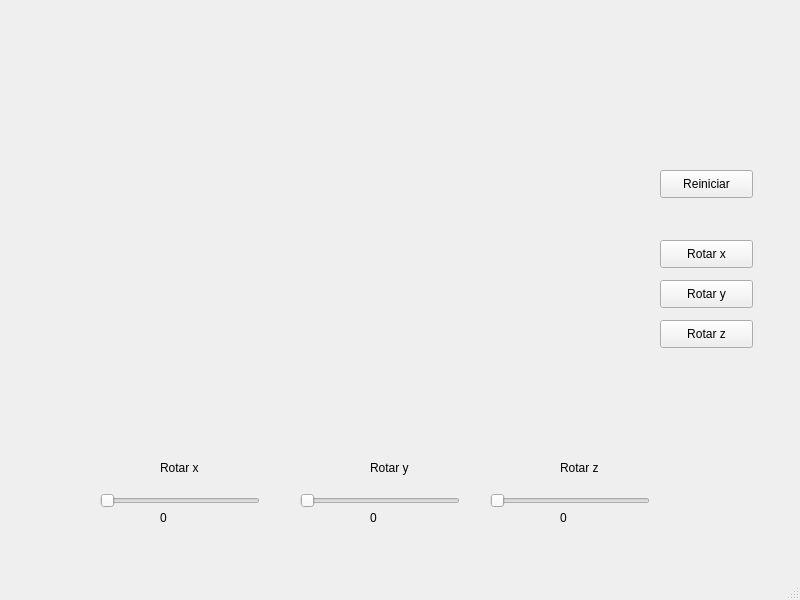
<?xml version="1.0" encoding="UTF-8"?>
<ui version="4.0">
 <class>mainWindow</class>
 <widget class="QMainWindow" name="mainWindow">
  <property name="geometry">
   <rect>
    <x>0</x>
    <y>0</y>
    <width>800</width>
    <height>600</height>
   </rect>
  </property>
  <property name="windowTitle">
   <string>Procesamiento</string>
  </property>
  <widget class="QWidget" name="centralwidget">
   <widget class="QWidget" name="verticalLayoutWidget">
    <property name="geometry">
     <rect>
      <x>180</x>
      <y>30</y>
      <width>411</width>
      <height>411</height>
     </rect>
    </property>
    <layout class="QVBoxLayout" name="OpenGLLayout"/>
   </widget>
   <widget class="QSlider" name="rotarx">
    <property name="geometry">
     <rect>
      <x>100</x>
      <y>490</y>
      <width>160</width>
      <height>22</height>
     </rect>
    </property>
    <property name="maximum">
     <number>360</number>
    </property>
    <property name="orientation">
     <enum>Qt::Horizontal</enum>
    </property>
   </widget>
   <widget class="QSlider" name="rotary">
    <property name="geometry">
     <rect>
      <x>300</x>
      <y>490</y>
      <width>160</width>
      <height>22</height>
     </rect>
    </property>
    <property name="maximum">
     <number>360</number>
    </property>
    <property name="orientation">
     <enum>Qt::Horizontal</enum>
    </property>
   </widget>
   <widget class="QSlider" name="rotarz">
    <property name="geometry">
     <rect>
      <x>490</x>
      <y>490</y>
      <width>160</width>
      <height>22</height>
     </rect>
    </property>
    <property name="maximum">
     <number>360</number>
    </property>
    <property name="orientation">
     <enum>Qt::Horizontal</enum>
    </property>
   </widget>
   <widget class="QLabel" name="label">
    <property name="geometry">
     <rect>
      <x>160</x>
      <y>460</y>
      <width>55</width>
      <height>16</height>
     </rect>
    </property>
    <property name="text">
     <string>Rotar x</string>
    </property>
   </widget>
   <widget class="QLabel" name="label_2">
    <property name="geometry">
     <rect>
      <x>370</x>
      <y>460</y>
      <width>55</width>
      <height>16</height>
     </rect>
    </property>
    <property name="text">
     <string>Rotar y</string>
    </property>
   </widget>
   <widget class="QLabel" name="label_3">
    <property name="geometry">
     <rect>
      <x>560</x>
      <y>460</y>
      <width>55</width>
      <height>16</height>
     </rect>
    </property>
    <property name="text">
     <string>Rotar z</string>
    </property>
   </widget>
   <widget class="QLabel" name="labelx">
    <property name="geometry">
     <rect>
      <x>160</x>
      <y>510</y>
      <width>55</width>
      <height>16</height>
     </rect>
    </property>
    <property name="text">
     <string>0</string>
    </property>
   </widget>
   <widget class="QLabel" name="labely">
    <property name="geometry">
     <rect>
      <x>370</x>
      <y>510</y>
      <width>55</width>
      <height>16</height>
     </rect>
    </property>
    <property name="text">
     <string>0</string>
    </property>
   </widget>
   <widget class="QLabel" name="labelz">
    <property name="geometry">
     <rect>
      <x>560</x>
      <y>510</y>
      <width>55</width>
      <height>16</height>
     </rect>
    </property>
    <property name="text">
     <string>0</string>
    </property>
   </widget>
   <widget class="QPushButton" name="reiniciar">
    <property name="geometry">
     <rect>
      <x>660</x>
      <y>170</y>
      <width>93</width>
      <height>28</height>
     </rect>
    </property>
    <property name="text">
     <string>Reiniciar</string>
    </property>
   </widget>
   <widget class="QPushButton" name="rotarx_t">
    <property name="geometry">
     <rect>
      <x>660</x>
      <y>240</y>
      <width>93</width>
      <height>28</height>
     </rect>
    </property>
    <property name="text">
     <string>Rotar x</string>
    </property>
   </widget>
   <widget class="QPushButton" name="rotary_t">
    <property name="geometry">
     <rect>
      <x>660</x>
      <y>280</y>
      <width>93</width>
      <height>28</height>
     </rect>
    </property>
    <property name="text">
     <string>Rotar y</string>
    </property>
   </widget>
   <widget class="QPushButton" name="rotarz_t">
    <property name="geometry">
     <rect>
      <x>660</x>
      <y>320</y>
      <width>93</width>
      <height>28</height>
     </rect>
    </property>
    <property name="text">
     <string>Rotar z</string>
    </property>
   </widget>
  </widget>
  <widget class="QMenuBar" name="menubar">
   <property name="geometry">
    <rect>
     <x>0</x>
     <y>0</y>
     <width>800</width>
     <height>26</height>
    </rect>
   </property>
  </widget>
  <widget class="QStatusBar" name="statusbar"/>
 </widget>
 <resources/>
 <connections/>
</ui>
